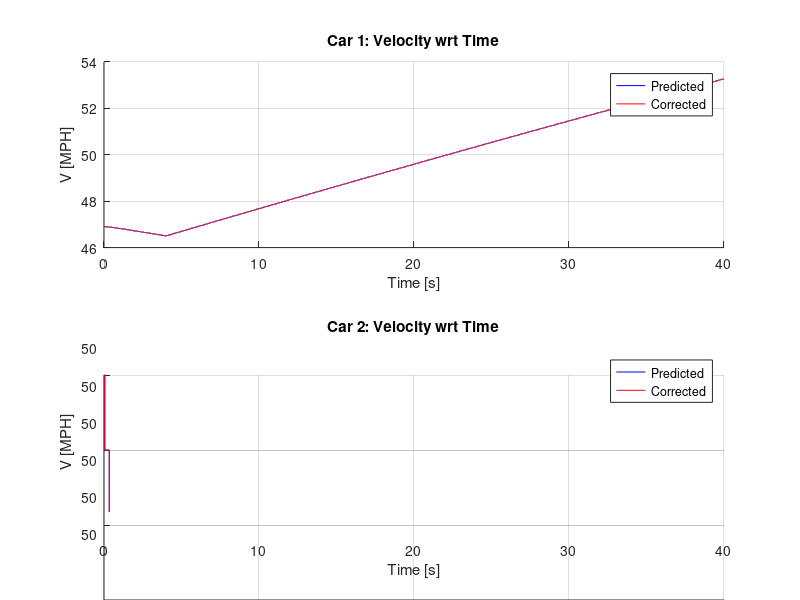
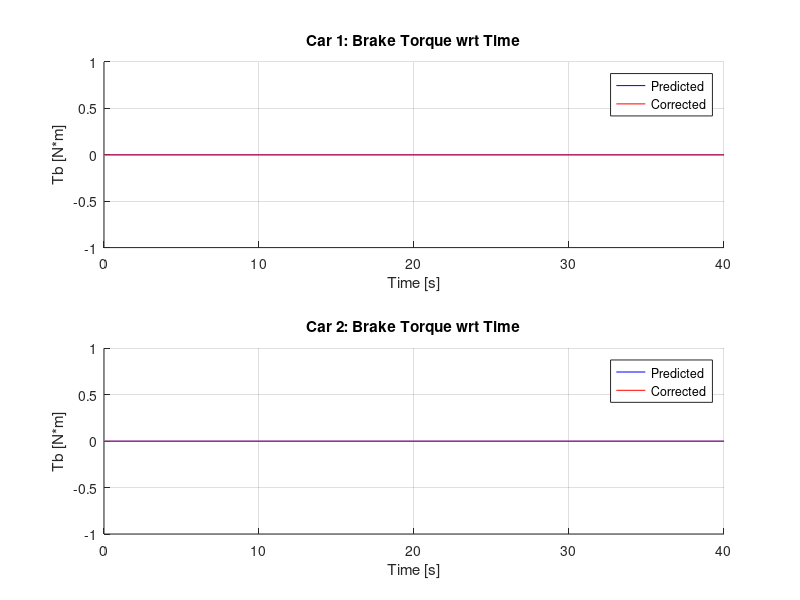
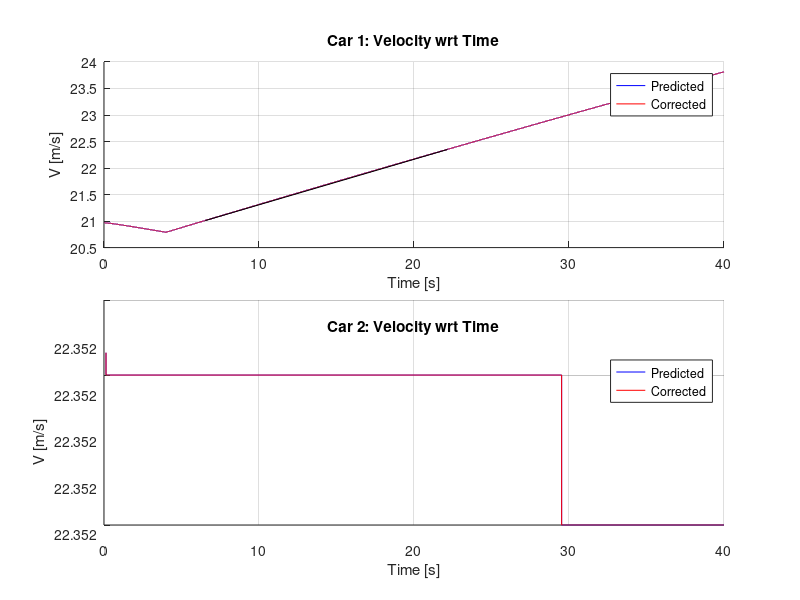

MATLAB code to generate these figures, in order:
% Ashil Farahmand
% Recursive Iterated EKF using UCB Engine Model

% Goals
% ------------------
% - change iterated EKF to Newton Method?
% - integrate objective function
% ------------------------------------------------------------------------
% sigma = Cov of prediction state error
% Rk = Cov observation noise/delta
% ------------------------------------------------------------------------

tic
clc
clear
format long

temp = 85;
start = 21.01;
stop = 22.35;
start_t = 6.539;
stop_t = 22.16;
slope = (stop - start)/(stop_t - start_t)
KF_iterations = 4*10^4;      % Number of iterations for KF
integration_iterations = 1;    % Number of integrations per each KF_iteration

T = 1*10^-3;                     % Kalman Filter sampling period

rough = 0;                         % 0 = random noise, x = noise multiplied by value of rough alternates :/- each iteration
no_noise = 1;                   % 0 = random noise, 1 = no noise(for diagnostics on predictor)
gear_lock = 0;                   % 0 = automatic transmission, 1= gear is locked
e_correction = 10^-6;       % Allowable Correction Error

num_of_cars = 2;

mode_output = [0, 1, 0, 1,    0, 0, 0, 1,    0, 1];

% Output Modes
% -----------------------------------------------------
% Index | Property
% 1          throttle angle
% 2            brake angle
% 3       steering direction
% 4              v_mph
% 5             position
% 6                 ma
% 7                 we
% 8                 Tb
% 9  distance b/w car 1 and 2
% 10             v_m/s

% DeclareVariables and set ICs
G = 0;                                                                 %
w = zeros(5*num_of_cars, 1);                         % System Error
W = 0;                                                                 % Cov(w)
z = zeros(5*num_of_cars, 1);                           % Observations
e = zeros(5*num_of_cars, 1);                            % Observation Error

Fx = zeros(5*num_of_cars, 5*num_of_cars); % Jacobian

nominal_controls = zeros(3*num_of_cars);  % Control Vector during one KF iteration
predictions = zeros(5*num_of_cars, integration_iterations + 1);  % Holds the predictions
corrections = zeros(5*num_of_cars, 2);          % Holds the corrected states when iterating the correction step (holds previous and next corrections)

predicted_states = zeros(5*num_of_cars, KF_iterations);
corrected_states = zeros(5*num_of_cars, KF_iterations);
predicted_velocity = zeros(num_of_cars, KF_iterations);
corrected_velocity = zeros(num_of_cars, KF_iterations);

% Assign Initial Conditions
sigma = I(5*num_of_cars);
Rk = I(5*num_of_cars);
K = I(5*num_of_cars);
W = I(5*num_of_cars);
G = I(5*num_of_cars);
Q = I(5*num_of_cars);

% -----------------------------------------------------
% -----------------------------------------------------
% -----------------------------------------------------
% Begin Engine Model Parameters

% sets size of time interval for each integration*****************
delta_t = T/integration_iterations;                           % One KF_interval time is integration_iterations*delta_t = T
k = zeros(4, 5*num_of_cars);                                    % RK4 variables; one col/SV

% Declare Variables
% -----------------------------------------------------
RK_states = zeros(5*num_of_cars, 1);                     % state vector
u = zeros(3*num_of_cars, KF_iterations);               % control vector

Rg_current = zeros(num_of_cars, 1);     % gear dependent constants
Jtg_current = zeros(num_of_cars, 1);

MAX = 0.684;      % [kg/s]

R = 8.3145;           % [J/ mol*K]
Tm = 333;            % [K]
Mair = .02897;      % [kg/mol]
Vm = .00447;       % [m^3]
Patm = 101325;    % [Pa]
c_PR = (R*Tm)/(Patm*Mair*Vm);

Ve = .0049;           % [m^3]
c_1 = Ve/(4*pi*Vm);

normal_shift_speeds = [0; 7; 15; 25; 45];      % Speed to shift
fast_shift_speeds = [11; 20; 35; 55];              % Speeds to shift under max acceleration

Rg = [0.4167; 0.6817; 1; 1.4993; 2.3058];
c_2 = 1018686;      % [N*m/kg]
Ca = 0.53384;
h = 0.33;
Fr = 167.27;
Je = 0.2630;            % [kg*m^2]
Jtg = [0.08202; 0.07592; 0.11388; 0.13150];     % [kg*m^2]
Jw = 5.13;              % [kg*m^2]
M = 2148;               % [kg]

Kb = 300;
Tau_bv = 0.1;        % [s]

% End constants
% -----------------------------------------------------

% Car 1
% Position (-1000, 0) [m], v = 50 [mph] 22.35[m/s], direction = right, gear = 5th
car = 1;
Rg_current(car) = Rg(5);
predictions(5*car - 4, 1) = -1000;
predictions(5*car - 3, 1) = 0;
predictions(5*car - 2, 1) = .003455;
predictions(5*car - 1, 1) = 46.9 * (1609.344/3600) * (1/(h*Rg_current(car)));
predictions(5*car - 0, 1) = 0;
u(3*car - 2, KF_iterations/10:KF_iterations) = temp;

u(3*car - 0, 1:KF_iterations) = 0;

% Car 2
% Position (0, 1000) [m], v = 50 [mph] 22.35[m/s], direction = down, gear = 5th
car = 2;
if(num_of_cars > 1)
Rg_current(car) = Rg(5);
predictions(5*car - 4, 1) = 0;
predictions(5*car - 3, 1) = 1000;
predictions(5*car - 2, 1) = .003455;
predictions(5*car - 1, 1) = 50 * (1609.344/3600) * (1/(h*Rg_current(car)));
predictions(5*car - 0, 1) = 0;
u(3*car - 2, 1:KF_iterations) = 11.77215;
u(3*car - 1, 1:KF_iterations) = 0;
u(3*car, 1:KF_iterations) = 270;
end

predicted_states(:, 1) = predictions(:, 1);
corrected_states(:, 1) = predictions(:, 1);
predicted_velocity(:, 1) = predictions(4:5:5*num_of_cars, 1).*( (3600/1609.344)*(h*Rg_current) );
corrected_velocity(:, 1) = predictions(4:5:5*num_of_cars, 1).*( (3600/1609.344)*(h*Rg_current) );
% End Engine Model Parameters
% -----------------------------------------------------
% -----------------------------------------------------
% -----------------------------------------------------

% Begin to iterate (index 1 holds the initial conditions)
for KF_interval = 1:1:KF_iterations
    
    % Assign nominal controls
    predictions(:, 1) = corrected_states(:, KF_interval);
    nominal_controls = u(:, KF_interval);

    % Prediction
    for integration_interval = 1:1:integration_iterations

        if(gear_lock == 0)
            % Simulate Transmission
            for car = 1:num_of_cars
                v = Rg_current(car)*h*predictions(5*car - 1, integration_interval);
                v_mph = v*(3600/1609.344);                        % Convert m/s -> mph
    
                if( (nominal_controls(3*car - 2) == 85) & (v_mph > normal_shift_speeds(2)) )
                
                    % Down shift for better acceleration                
                    if(v_mph > fast_shift_speeds(4))
                        Rg_current(car) = Rg(5);
                        Jtg_current(car) = Jtg(4);
                    elseif(v_mph > fast_shift_speeds(3))
                        Rg_current(car) = Rg(4);
                        Jtg_current(car) = Jtg(4);
                    elseif(v_mph > fast_shift_speeds(2))
                        Rg_current(car) = Rg(3);
                        Jtg_current(car) = Jtg(3);
                    elseif(v_mph > fast_shift_speeds(1))
                        Rg_current(car) = Rg(2);
                        Jtg_current(car) = Jtg(2);
                    else
                        Rg_current(car) = Rg(1);
                        Jtg_current(car) = Jtg(1);
                    end            
                elseif(v_mph > normal_shift_speeds(5))
                    Rg_current(car) = Rg(5);
                    Jtg_current(car) = Jtg(4);
                elseif(v_mph > normal_shift_speeds(4))
                    Rg_current(car) = Rg(4);
                    Jtg_current(car) = Jtg(4);
                elseif(v_mph > normal_shift_speeds(3))
                    Rg_current(car) = Rg(3);
                    Jtg_current(car) = Jtg(3);
                elseif(v_mph > normal_shift_speeds(2))
                    Rg_current(car) = Rg(2);
                    Jtg_current(car) = Jtg(2);
                else
                    Rg_current(car) = Rg(1);
                    Jtg_current(car) = Jtg(1);
                end
               
                % Adjusts the engine velocity if gear shift occurs
                predictions(5*car - 1, integration_interval) = v/(Rg_current(car)*h);
            end
        end
        
        RK_states = predictions(:, integration_interval);
        
        for j = 1:4
            k(1:5:5*num_of_cars, j) = Rg_current.*h.*RK_states(4:5:(5*num_of_cars)).*cos(nominal_controls(3:3:(3*num_of_cars))*pi/180);            
            k(2:5:5*num_of_cars, j) = Rg_current.*h.*RK_states(4:5:(5*num_of_cars)).*sin(nominal_controls(3:3:(3*num_of_cars))*pi/180);
            
            d_ma_i = MAX*( (nominal_controls(1:3:3*num_of_cars)/85).^2 ).*( (-4.9958)*(c_PR*RK_states(3:5:5*num_of_cars)).^5 + (5.8832)*(c_PR*RK_states(3:5:5*num_of_cars)).^4 + (-1.1218)*(c_PR*RK_states(3:5:5*num_of_cars)).^3 + (-.6579)*(c_PR*RK_states(3:5:5*num_of_cars)).^2 + (-.1278)*(c_PR*RK_states(3:5:5*num_of_cars)) + 1.0104 );
            d_ma_o = c_1*(24.5*RK_states(4:5:5*num_of_cars).*RK_states(3:5:5*num_of_cars).^2 - 0.167*RK_states(4:5:5*num_of_cars).*RK_states(3:5:5*num_of_cars) + (8.10*10^(-4))*RK_states(4:5:5*num_of_cars) - (3.10*10^(-4))*RK_states(3:5:5*num_of_cars).^2 + 222*RK_states(3:5:5*num_of_cars) + 0.352).*RK_states(3:5:5*num_of_cars).*RK_states(4:5:5*num_of_cars);
    
            k(3:5:5*num_of_cars, j) = d_ma_i - d_ma_o;            
            k(4:5:5*num_of_cars, j) = (((c_2*d_ma_o)./RK_states(4:5:(5*num_of_cars))) - (0.1056*RK_states(4:5:(5*num_of_cars)) + 15.10) - ((4.3*10^-6)*RK_states(4:5:(5*num_of_cars)).^2) - (Rg_current.*(RK_states(5:5:(5*num_of_cars)) + Ca*(Rg_current.^2).*(h^3).*(RK_states(4:5:(5*num_of_cars)).^2) + h*Fr)))./(Je + Jtg_current + (Rg_current.^2)*(Jw + 4*M*h^2));    
            k(5:5:5*num_of_cars, j) = (Kb*nominal_controls(2:3:3*num_of_cars) - RK_states(5:5:(5*num_of_cars)))/Tau_bv;
            
            RK_states = RK_states + (delta_t/2)*k(:, j);            
            
            if(j == 3)
                RK_states = RK_states + delta_t*k(:, j);
            end
        end
        
        % Make k1 = k1 + k2 + k3 + k4
        for j = 2:3
            k(:, 1) = k(:, 1) + 2*k(:, j);
        end
        k(:, 1) = k(:, 1) + k(:, 4);
    
        % State Transition
        predictions(:, integration_interval + 1) = predictions(:, integration_interval) + (delta_t/6)*k(:, 1);
    end
    % --------------------------------------------------
    
    % Force we constraints (if braking limit we = 0 else w = idle speed)
    if( (predictions(4, integration_interval + 1) < 6.5) & (u(2, KF_interval) > 0) )
        predictions(4, integration_interval + 1) = 10^-5;
    elseif(predictions(4, integration_interval + 1) < 6.5)
        predictions(4, integration_interval + 1) = 6.5;
    end
    if( (predictions(9, integration_interval + 1) < 6.5) & (u(5, KF_interval) > 0) )
        predictions(9, integration_interval + 1) = 10^-5;
    elseif(predictions(9, integration_interval + 1) < 6.5)
        predictions(9, integration_interval + 1) = 6.5;
    end
    
    predicted_states(:, KF_interval + 1) = predictions(:, integration_iterations + 1);
    predicted_velocity(:, KF_interval + 1) = predictions(4:5:5*num_of_cars, integration_iterations + 1)*h.*Rg_current*(3600/1609.344);
    
    if(no_noise == 0)
        % Assign new noise values
        for i = 1:num_of_cars
            w(5*i - 4) = randn*.1;
            w(5*i - 3) = randn*.1;
            w(5*i - 2) = randn*10^-5;
            w(5*i - 1) = randn*.1;
            w(5*i - 0) = randn*10;
        
            e(5*i - 4) = randn*.1;
            e(5*i - 3) = randn*.1;
            e(5*i - 2) = randn*10^-5;
            e(5*i - 1) = randn*.1;
            e(5*i - 0) = randn*10;
        end
    
        % Creates alternating noise +\- if enabled
        if(rough ~= 0)
            if (KF_interval == 2*floor(KF_interval/2))         %Test for even number
                w = -rough*abs(w);
            else
                w = rough*abs(w);
            end
        end
    
        % Get new observations
        x = predicted_states(:, KF_interval + 1) + G*w;
        z = x + e;
    
        % Force Tb constraints
        if(x(5) < 0) x(5) = 0; end
        if(e(5) < 0) e(5) = 0; end
        if(x(10) < 0) x(10) = 0; end
        if(e(10) < 0) e(10) = 0; end
    
        % Iterated Corrections
        corrections(:, 1) = 0;
        corrections(:, 2) = predicted_states(:, KF_interval + 1);

        i = 0;
        while(max( abs(corrections(:, 2) - corrections(:, 1)) ) > e_correction)
            i = i + 1;
        
            corrections(:, 1) = corrections(:, 2);
        
            % Compute Jacobian (non-zero along block diagonal)
            for car = 1:num_of_cars
                Fx(5*car - 4, 5*car - 4) = 0;
                Fx(5*car - 4, 5*car - 3) = 0;
                Fx(5*car - 4, 5*car - 2) = 0;
                Fx(5*car - 4, 5*car - 1) = Rg_current(car)*h*T*cos(nominal_controls(3*car - 0));
                Fx(5*car - 4, 5*car - 0) = 0;
        
                Fx(5*car - 3, 5*car - 4) = 0;
                Fx(5*car - 3, 5*car - 3) = 0;
                Fx(5*car - 3, 5*car - 2) = 0;
                Fx(5*car - 3, 5*car - 1) = Rg_current(car)*h*T*sin(nominal_controls(3*car - 0));
                Fx(5*car - 3, 5*car - 0) = 0;
        
                Fx(5*car - 2, 5*car - 4) = 0;
                Fx(5*car - 2, 5*car - 3) = 0;
                Fx(5*car - 2, 5*car - 2) = MAX*((nominal_controls(3*car - 2)/85)^2)*(5*(-4.9958)*c_PR^5*corrections(5*car - 2, 1)^4 + 4*(5.8832)*c_PR^4*corrections(5*car - 2, 1)^3 + 3*(-1.1218)*c_PR^3*corrections(5*car - 2, 1)^2 + 2*(-.6579)*c_PR^2*corrections(5*car - 2, 1) + (-.1278)*c_PR) - (c_1*(3*24.5*corrections(5*car - 1, 1)^2*corrections(5*car - 2, 1)^2 - 2*0.167*corrections(5*car - 1, 1)^2*corrections(5*car - 2, 1) + 8.10*10^-4*corrections(5*car - 1, 1)^2 - 3*3.10*10^-4*corrections(5*car - 1, 1)*corrections(5*car - 2, 1)^2 + 2*222*corrections(5*car - 1, 1)*corrections(5*car - 2, 1) + 0.352*corrections(5*car - 1, 1)) );
                Fx(5*car - 2, 5*car - 1) = -c_1*(2*24.5*corrections(5*car - 1, 1)*corrections(5*car - 2, 1)^3 - 2*0.167*corrections(5*car - 1, 1)*corrections(5*car - 2, 1)^2 + 2*8.10*10-4*corrections(5*car - 1, 1)*corrections(5*car - 2, 1) - 3.10*10^-4*corrections(5*car - 2, 1)^3 + 222*corrections(5*car - 2, 1)^2 + 0.352*corrections(5*car - 2, 1));
                Fx(5*car - 2, 5*car - 0) = 0;
        
                Je_star = Je + Jtg_current(car) + (Rg_current(car)^2)*(Jw + 4*M*h^2);
        
                Fx(5*car - 1, 5*car - 4) = 0;
                Fx(5*car - 1, 5*car - 3) = 0;
                Fx(5*car - 1, 5*car - 2) = (1/Je_star)*(c_1*c_2*(3*24.5*corrections(5*car - 1, 1)*corrections(5*car - 2, 1)^2 - 2*0.167*corrections(5*car - 1, 1)*corrections(5*car - 2, 1) + 8.10*10^-4*corrections(5*car - 1, 1) - 3*3.10*10^-4*corrections(5*car - 2, 1)^2 + 2*222*corrections(5*car - 2, 1) + 0.352));
                Fx(5*car - 1, 5*car - 1) = (1/Je_star)*( (c_1*c_2*(24.5*corrections(5*car - 2, 1)^3 - 0.167*corrections(5*car - 2, 1)^2 + 8.10*10^-4*corrections(5*car - 2, 1)) - 0.1056 - 2*(4.3*10^-6)*corrections(5*car - 1, 1) - 2*Rg_current(car)*Ca*Rg_current(car)^2*h^3*corrections(5*car - 1, 1)));
                Fx(5*car - 1, 5*car - 0) = -Rg_current(car);
       
                Fx(5*car - 0, 5*car - 4) = 0;
                Fx(5*car - 0, 5*car - 3) = 0;
                Fx(5*car - 0, 5*car - 2) = 0;
                Fx(5*car - 0, 5*car - 1) = 0;
                Fx(5*car - 0, 5*car - 0) = -1/Tau_bv;
            end
    
            phi = I(5*num_of_cars) + Fx*T;
            Q = G*Q*K'*T;
    
            sigma = phi*sigma*phi' + Q;
            K = sigma*Fx'*inv(Fx*sigma*Fx' + Rk);
            sigma = (I(5*num_of_cars) - K*Fx)*sigma;
    
            corrections(:, 2) = corrections(:, 1) + K*(z - x);
        end
        %i
    
        corrected_states(:, KF_interval + 1) = corrections(:, 2);
        corrected_velocity(:, KF_interval + 1) = corrections(4:5:5*num_of_cars, 2)*h.*Rg_current*(3600/1609.344);
    else
        corrected_states(:, KF_interval + 1) = predicted_states(:, KF_interval + 1);
        corrected_velocity(:, KF_interval + 1) = predicted_velocity(:, KF_interval + 1);
    end
end

% Post Processing
i = 0;

if(mode_output(4) == 1)
    i = i + 1;    figure(i);
    
    % Plot Velocity
    subplot(2, 1, 1);
    grid; hold on;
    pv1 = plot((1:KF_iterations)*T, predicted_velocity(1, 1:KF_iterations), 'blue');
    cv1 = plot((1:KF_iterations)*T, corrected_velocity(1, 1:KF_iterations), 'red');
    title('Car 1: Velocity wrt Time');    xlabel('Time [s]');    ylabel('V [MPH]');
    legend([pv1 cv1], 'Predicted', 'Corrected', 'Location', 'Best');
    
    subplot(2, 1, 2);
    grid; hold on;
    pv2 = plot((1:KF_iterations)*T, predicted_velocity(2, 1:KF_iterations), 'blue');
    cv2 = plot((1:KF_iterations)*T, corrected_velocity(2, 1:KF_iterations), 'red');
    title('Car 2: Velocity wrt Time');    xlabel('Time [s]');    ylabel('V [MPH]');
    legend([pv2 cv2], 'Predicted', 'Corrected', 'Location', 'Best');
end

if(mode_output(5) == 1)
    i = i + 1;    figure(i);
    
    % Plot Positions
    subplot(2, 1, 1);
    grid;    hold on;
    px11 = plot(predicted_states(1, 1:KF_iterations), predicted_states(2, 1:KF_iterations), 'blue');
    cx21 = plot(corrected_states(1, 1:KF_iterations), corrected_states(2, 1:KF_iterations), 'red');
    title('Car 1: Position');    xlabel('x1');    ylabel('x2');
    legend([px11 cx21], 'Predicted', 'Corrected', 'Location', 'Best');
    
    subplot(2, 1, 2);
    grid;    hold on;
    px12 = plot(predicted_states(6, 1:KF_iterations), predicted_states(7, 1:KF_iterations), 'blue');
    cx22 = plot(corrected_states(6, 1:KF_iterations), corrected_states(7, 1:KF_iterations), 'red');
    title('Car 2: Position');    xlabel('x1');    ylabel('x2');
    legend([px12 cx22], 'Predicted', 'Corrected', 'Location', 'Best');
end

if(mode_output(6) == 1)
    i = i + 1;    figure(i);
    
    % Plot Mass of Air in Intake Manifold
    subplot(2, 1, 1);
    grid;    hold on;
    pma1 = plot((1:KF_iterations)*T, predicted_states(3, 1:KF_iterations), 'blue');
    cma1 = plot((1:KF_iterations)*T, corrected_states(3, 1:KF_iterations), 'red');
    title('Car 1: Mass of Air in Intake Manifold wrt Time');    xlabel('Time [s]');    ylabel('m_a [kg]');
    legend([pma1 cma1], 'Predicted', 'Corrected', 'Location', 'Best');
    
    subplot(2, 1, 2);
    grid;    hold on;
    pma2 = plot((1:KF_iterations)*T, predicted_states(8, 1:KF_iterations), 'blue');
    cma2 = plot((1:KF_iterations)*T, corrected_states(8, 1:KF_iterations), 'red');
    title('Car 2: Mass of Air in Intake Manifold wrt Time');    xlabel('Time [s]');    ylabel('m_a [kg]');
    legend([pma2 cma2], 'Predicted', 'Corrected', 'Location', 'Best');
end

if(mode_output(7) == 1)
    i = i + 1;    figure(i);
    
    % Plot Engine Angular Velocity
    subplot(2, 1, 1);
    grid;    hold on;
    pwe1 = plot((1:KF_iterations)*T, predicted_states(4, 1:KF_iterations), 'blue');
    cwe1 = plot((1:KF_iterations)*T, corrected_states(4, 1:KF_iterations), 'red');
    title('Car 1: Engine Angular Velocity wrt Time');    xlabel('Time [s]');    ylabel('w_e [rad/s]');
    legend([pwe1 cwe1], 'Predicted', 'Corrected', 'Location', 'Best');
    
    subplot(2, 1, 2);
    grid;    hold on;
    pwe2 = plot((1:KF_iterations)*T, predicted_states(9, 1:KF_iterations), 'blue');
    cwe2 = plot((1:KF_iterations)*T, corrected_states(9, 1:KF_iterations), 'red');
    title('Car 2: Engine Angular Velocity wrt Time');    xlabel('Time [s]');    ylabel('w_e [rad/s]');
    legend([pwe2 cwe2], 'Predicted', 'Corrected', 'Location', 'Best');
end

if(mode_output(8) == 1)
    i = i + 1;    figure(i);
    
    % Plot Brake Torque
    subplot(2, 1, 1);
    grid;    hold on;
    pTb1 = plot((1:KF_iterations)*T, predicted_states(5, 1:KF_iterations), 'blue');
    cTb1 = plot((1:KF_iterations)*T, corrected_states(5, 1:KF_iterations), 'red');
    title('Car 1: Brake Torque wrt Time');    xlabel('Time [s]');    ylabel('Tb [N*m]');
    legend([pTb1 cTb1], 'Predicted', 'Corrected', 'Location', 'Best');
    
    subplot(2, 1, 2);
    grid;    hold on;
    pTb2 = plot((1:KF_iterations)*T, predicted_states(10, 1:KF_iterations), 'blue');
    cTb2 = plot((1:KF_iterations)*T, corrected_states(10, 1:KF_iterations), 'red');
    title('Car 2: Brake Torque wrt Time');    xlabel('Time [s]');    ylabel('Tb [N*m]');
    legend([pTb2 cTb2], 'Predicted', 'Corrected', 'Location', 'Best');
end

if(mode_output(9) == 1)
    i = i + 1;    figure(i);
    
    % Plot Distance between Cars
    predicted_distance = sqrt(( predicted_states(6, 1:KF_iterations) - predicted_states(1, 1:KF_iterations) ).^2 + ( predicted_states(7, 1:KF_iterations) - predicted_states(2, 1:KF_iterations) ).^2);
    corrected_distance = sqrt(( corrected_states(6, 1:KF_iterations) - corrected_states(1, 1:KF_iterations) ).^2 + ( corrected_states(7, 1:KF_iterations) - corrected_states(2, 1:KF_iterations) ).^2);
    
    grid;    hold on;
    pdistance = plot((1:KF_iterations)*T, predicted_distance(1:KF_iterations), 'blue');
    cdistance = plot((1:KF_iterations)*T, corrected_distance(1:KF_iterations), 'red');
    collision = plot((1:KF_iterations)*T, 4*ones(KF_iterations, 1), 'green');
    title('Distance wrt Time');    xlabel('Time [s]');    ylabel('Distance [m]');
    legend([pdistance cdistance collision], 'Predicted', 'Corrected', 'Collision');
end

if(mode_output(10) == 1)
    i = i + 1;    figure(i);
    
    % Plot Velocity [m/s]
    subplot(2, 1, 1);
    grid;    hold on;
    pvms1 = plot((1:KF_iterations)*T, predicted_velocity(1, 1:KF_iterations)*(1609.344/3600), 'blue');
    cvms1 = plot((1:KF_iterations)*T, corrected_velocity(1, 1:KF_iterations)*(1609.344/3600), 'red');
    title('Car 1: Velocity wrt Time');    xlabel('Time [s]');    ylabel('V [m/s]');
    legend([pvms1 cvms1], 'Predicted', 'Corrected', 'Location', 'Best');
    plot([start_t stop_t], [start stop], 'black')
    
    subplot(2, 1, 2);
    grid;    hold on;
    pvms2 = plot((1:KF_iterations)*T, predicted_velocity(2, 1:KF_iterations)*(1609.344/3600), 'blue');
    cvms2 = plot((1:KF_iterations)*T, corrected_velocity(2, 1:KF_iterations)*(1609.344/3600), 'red');
    title('Car 2: Velocity wrt Time');    xlabel('Time [s]');    ylabel('V [m/s]');
    legend([pvms2 cvms2], 'Predicted', 'Corrected', 'Location', 'Best');
end